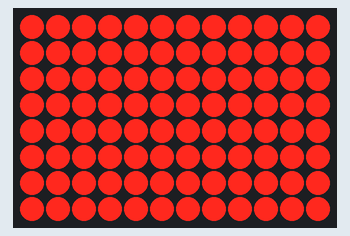
The sketch below on a simulated Arduino Uno R4 WiFi. Shown: 12×8 LED matrix.

Above: at 0.05 s.

The sketch:

led-matrix.ino
```cpp
/*
 * LED MATRIX DEMO
 * ===============
 * Blink the whole onboard led matrix.
 *
 * Docs: https://docs.arduino.cc/tutorials/uno-r4-wifi/led-matrix/
 */

#include "Arduino_LED_Matrix.h"

ArduinoLEDMatrix matrix;

// uint8_t frame[8][12] = {
//   { 0, 0, 0, 0, 0, 0, 0, 0, 0, 0, 0, 0 },
//   { 0, 0, 0, 0, 0, 0, 0, 0, 0, 0, 0, 0 },
//   { 0, 0, 0, 0, 0, 0, 0, 0, 0, 0, 0, 0 },
//   { 0, 0, 0, 0, 0, 0, 0, 0, 0, 0, 0, 0 },
//   { 0, 0, 0, 0, 0, 0, 0, 0, 0, 0, 0, 0 },
//   { 0, 0, 0, 0, 0, 0, 0, 0, 0, 0, 0, 0 },
//   { 0, 0, 0, 0, 0, 0, 0, 0, 0, 0, 0, 0 },
//   { 0, 0, 0, 0, 0, 0, 0, 0, 0, 0, 0, 0 }
// };

uint8_t frame[8][12] = {
  { 0, 0, 0, 0, 0, 0, 0, 0, 0, 0, 0, 0 },
  { 0, 0, 0, 0, 0, 0, 0, 0, 0, 0, 0, 0 },
  { 0, 0, 0, 0, 0, 0, 0, 0, 0, 0, 0, 0 },
  { 0, 0, 0, 0, 0, 0, 0, 0, 0, 0, 0, 0 },
  { 0, 0, 0, 0, 0, 0, 0, 0, 0, 0, 0, 0 },
  { 0, 0, 0, 0, 0, 0, 0, 0, 0, 0, 0, 0 },
  { 0, 0, 0, 0, 0, 0, 0, 0, 0, 0, 0, 0 },
  { 0, 0, 0, 0, 0, 0, 0, 0, 0, 0, 0, 0 }
};

void on() {
  for (int r = 0; r<8; r++) {
    for (int c=0; c<12; c++) {
      frame[r][c] = 1;
    }
  }
}

void off() {
  for (int r = 0; r<8; r++) {
    for (int c=0; c<12; c++) {
      frame[r][c] = 0;
    }
  }
}

void setup() {
  Serial.begin(57600);
  matrix.begin();
}

void loop() {
  on();
  matrix.renderBitmap(frame, 8, 12);
  delay(100);
  off();
  matrix.renderBitmap(frame, 8, 12);
  delay(100);
}
```
